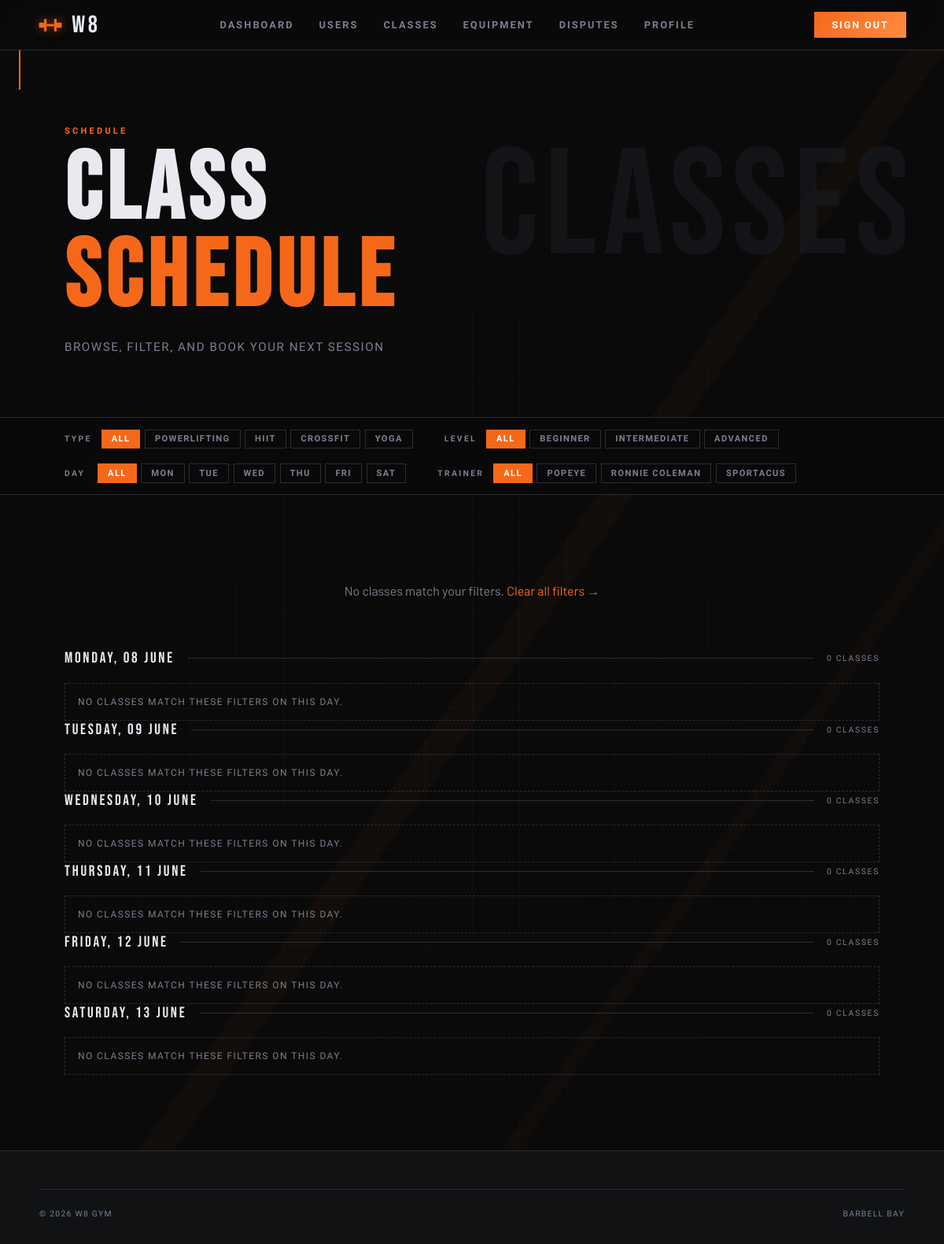
Page /pages/classes.php (signed in) on the earlier database version.
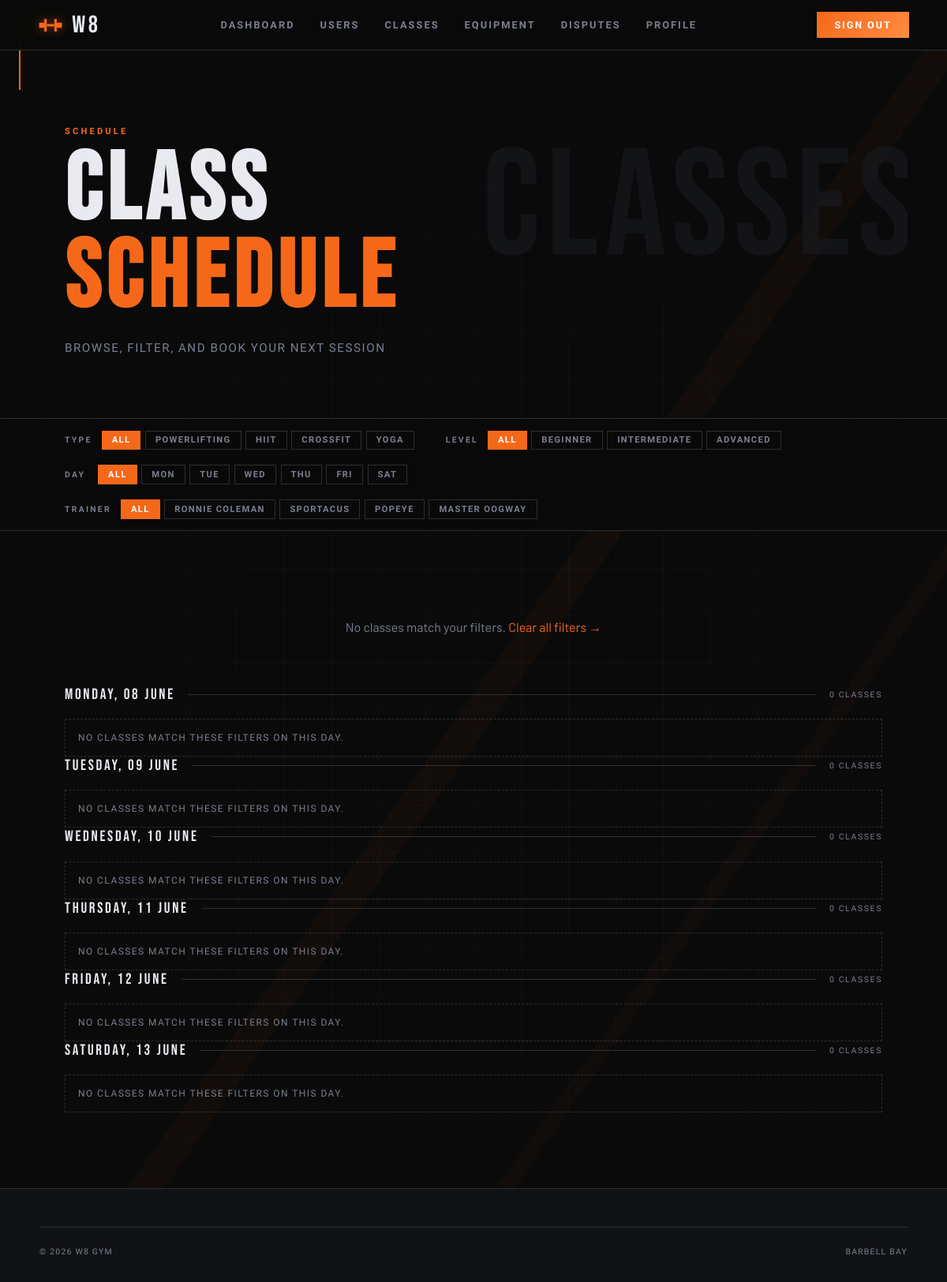
Same page on the later database version.
### tables this page shows
CREATE TABLE users (
  id             INTEGER PRIMARY KEY AUTOINCREMENT,
  username       TEXT    NOT NULL UNIQUE,
  email          TEXT    NOT NULL UNIQUE,
  password_hash  TEXT    NOT NULL,
  first_name     TEXT    NOT NULL,
  last_name      TEXT    NOT NULL,
  phone          TEXT    DEFAULT NULL,
  date_of_birth  TEXT    DEFAULT NULL,   -- ISO-8601: YYYY-MM-DD
  photo_path     TEXT    DEFAULT NULL,   -- stored relative path
  role           TEXT    NOT NULL DEFAULT 'member'
                         CHECK (role IN ('member','trainer','admin')),
  is_active      INTEGER NOT NULL DEFAULT 1,
  created_at     TEXT    NOT NULL DEFAULT (datetime('now')),
  updated_at     TEXT    NOT NULL DEFAULT (datetime('now'))
  -- NOTE: update updated_at via UPDATE trigger or in application code
);

### pages/classes.php (the view, shortened to what the changed rows need)
<?php
$db    = get_db();
function ensure_demo_weekly_schedule(PDO $db): void {
    $trainers = [
        'ronniec' => ['email' => 'ronnie@w8gym.com', 'first' => 'Ronnie', 'last' => 'Coleman', 'phone' => '555-1001', 'photo' => 'images/ronnie.jpg', 'specialty' => 'strength', 'bio' => '8 time Mr. Olympia, now focused on strength training.', 'certs' => 'Strength coaching, powerlifting technique, contest prep', 'years' => 8],
        'sportacus' => ['email' => 'sportacus@w8gym.com', 'first' => 'Sportacus', 'last' => '', 'phone' => '555-1002', 'photo' => 'images/sportacus.jpg', 'specialty' => 'cardio', 'bio' => 'Aerobics world champion focused on performance and conditioning.', 'certs' => 'HIIT coaching, mobility, athletic conditioning', 'years' => 10],
        'popeye' => ['email' => 'popeye@w8gym.com', 'first' => 'Popeye', 'last' => '', 'phone' => '555-1003', 'photo' => 'images/popeye.jpg', 'specialty' => 'crossfit', 'bio' => 'Specialist in movement quality and injury prevention.', 'certs' => 'CrossFit L2, Olympic lifting, movement screening', 'years' => 6],
        'oogway' => ['email' => 'oogway@w8gym.com', 'first' => 'Master', 'last' => 'Oogway', 'phone' => '555-1004', 'photo' => 'images/oogway.jpg', 'specialty' => 'yoga', 'bio' => 'Yoga instructor focused on recovery, breathwork and relaxation.', 'certs' => 'RYT-200, recovery coaching, breathwork', 'years' => 12],
    ];
}
function selected_values(string $param, array $allowed): array {
    $raw = $_GET[$param] ?? '';
    if (is_array($raw)) {
        $parts = $raw;
    } else {
        $parts = explode(',', (string)$raw);
    }
    $values = [];
    foreach ($parts as $value) {
        $value = trim((string)$value);
    }
    return array_values(array_unique($values));
}
function selected_int_values(string $param, array $allowed): array {
    $raw = $_GET[$param] ?? '';
    if (is_array($raw)) {
        $parts = $raw;
    } else {
        $parts = explode(',', (string)$raw);
    }
    $values = [];
    foreach ($parts as $value) {
        $value = (int)$value;
    }
    return array_values(array_unique($values));
}
function add_in_filter(array &$where, array &$params, string $column, array $values): void {
    if (!$values) return;
}
$valid_types = ['powerlifting', 'hiit', 'crossfit', 'yoga'];
$valid_levels = ['beginner', 'intermediate', 'advanced'];
$filter_types = selected_values('type', $valid_types);
$filter_levels = selected_values('level', $valid_levels);
$trainers = $db->query(
    'SELECT u.id, u.first_name, u.last_name FROM users u
     JOIN classes c ON c.trainer_id = u.id
     WHERE u.role = "trainer" AND u.is_active = 1 AND c.is_active = 1
     GROUP BY u.id
     ORDER BY CASE u.username
                WHEN "ronniec" THEN 1
                WHEN "sportacus" THEN 2
                WHEN "popeye" THEN 3
                WHEN "oogway" THEN 4
                ELSE 5
              END,
              u.first_name'
)->fetchAll();
$valid_trainer_ids = array_map(static fn($t) => (int)$t['id'], $trainers);
$filter_trainers = selected_int_values('trainer', $valid_trainer_ids);
$week_start_ts = strtotime('monday next week');
$week_end_ts = strtotime('+7 days', $week_start_ts);
$week_start = date('Y-m-d 00:00:00', $week_start_ts);
$week_end = date('Y-m-d 00:00:00', $week_end_ts);
$where  = ['cs.scheduled_at >= ?', 'cs.scheduled_at < ?', 'cs.status = "scheduled"', 'c.is_active = 1'];
$params = [$week_start, $week_end];
add_in_filter($where, $params, 'c.type', $filter_types);
add_in_filter($where, $params, 'c.level', $filter_levels);
add_in_filter($where, $params, 'c.trainer_id', $filter_trainers);
$week_days = [];
foreach (['mon', 'tue', 'wed', 'thu', 'fri', 'sat'] as $offset => $key) {
    $date = date('Y-m-d', strtotime('+' . $offset . ' days', $week_start_ts));
    $week_days[$key] = [
        'date' => $date,
        'label' => date('l, d F', strtotime($date)),
        'sessions' => [],
    ];
}
function is_active_filter(string $param, string $value): string {
    $allowed = [
        'type' => ['powerlifting', 'hiit', 'crossfit', 'yoga'],
        'level' => ['beginner', 'intermediate', 'advanced'],
        'day' => ['mon', 'tue', 'wed', 'thu', 'fri', 'sat'],
    ];
    $selected = selected_values($param, $allowed[$param] ?? []);
    return ($value === 'all' ? empty($selected) : in_array($value, $selected, true)) ? 'chip--active' : '';
}
function is_active_trainer_filter(int $trainer_id): string {
    global $valid_trainer_ids;
    $selected = selected_int_values('trainer', $valid_trainer_ids);
    return in_array($trainer_id, $selected, true) ? 'chip--active' : '';
}
function filter_url(array $overrides): string {
    $params = array_merge($_GET, $overrides);
    foreach ($params as $k => $v) {
        if ($v === 'all' || $v === '' || $v === '0' || $v === 0) unset($params[$k]);
    }
    return 'classes.php' . ($params ? '?' . http_build_query($params) : '');
}
function toggle_filter_url(string $param, string $value): string {
    $allowed = [
        'type' => ['powerlifting', 'hiit', 'crossfit', 'yoga'],
        'level' => ['beginner', 'intermediate', 'advanced'],
        'day' => ['mon', 'tue', 'wed', 'thu', 'fri', 'sat'],
    ];
    $selected = selected_values($param, $allowed[$param] ?? []);
    if (in_array($value, $selected, true)) {
        $selected = array_values(array_diff($selected, [$value]));
    } else {
        $selected[] = $value;
    }
    return filter_url([$param => $selected ? implode(',', $selected) : 'all']);
}
function toggle_trainer_url(int $trainer_id): string {
    global $valid_trainer_ids;
    $selected = selected_int_values('trainer', $valid_trainer_ids);
    if (in_array($trainer_id, $selected, true)) {
        $selected = array_values(array_diff($selected, [$trainer_id]));
    } else {
        $selected[] = $trainer_id;
    }
    return filter_url(['trainer' => $selected ? implode(',', $selected) : 0]);
}
?>
<!DOCTYPE html>
<html lang="en">
<head>
  <link rel="stylesheet" href="../css/base.css">
  <link rel="stylesheet" href="../css/components.css">
  <link rel="stylesheet" href="../css/classes.css">
</head>
<body>
  <main>
    <header class="page-header">
      <div class="page-header__inner">
        <h1 class="page-header__title">Class<br><span>Schedule</span></h1>
      </div>
    </header>
    <section class="filters-bar">
      <div class="filters-bar__inner">
        <div class="filter-group">
          <div class="filter-chips">
            <a href="<?= filter_url(['day'=>'all']) ?>" class="chip <?= is_active_filter('day','all') ?>">All</a>
            <?php foreach (['mon'=>'Mon','tue'=>'Tue','wed'=>'Wed','thu'=>'Thu','fri'=>'Fri','sat'=>'Sat'] as $k=>$v): ?>
            <a href="<?= toggle_filter_url('day',$k) ?>" class="chip <?= is_active_filter('day',$k) ?>"><?= $v ?></a>
            <?php endforeach; ?>
          </div>
        </div>
        <?php if ($trainers): ?>
        <div class="filter-group">
          <div class="filter-chips">
            <a href="<?= filter_url(['trainer'=>0]) ?>" class="chip <?= empty($filter_trainers) ? 'chip--active' : '' ?>">All</a>
            <?php foreach ($trainers as $t): ?>
            <a href="<?= toggle_trainer_url((int)$t['id']) ?>" class="chip <?= is_active_trainer_filter((int)$t['id']) ?>">
              <?= htmlspecialchars(trim($t['first_name'] . ' ' . $t['last_name']), ENT_QUOTES, 'UTF-8') ?>
            </a>
            <?php endforeach; ?>
          </div>
        </div>
        <?php endif; ?>
      </div>
    </section>
    <section class="sched-layout">
      <div class="inner" style="padding-top:3rem;padding-bottom:6rem;">
        <?php foreach ($week_days as $day): ?>
        <?php $day_sessions = $day['sessions']; ?>
        <section class="day-block">
          <div class="day-label">
            <span class="day-label__name"><?= htmlspecialchars($day['label'], ENT_QUOTES, 'UTF-8') ?></span>
            <div class="day-label__line"></div>
            <span class="day-label__count"><?= count($day_sessions) ?> class<?= count($day_sessions) != 1 ? 'es' : '' ?></span>
          </div>
          <?php if (empty($day_sessions)): ?>
          <p class="day-empty">No classes match these filters on this day.</p>
          <?php endif; ?>
        </section>
        <?php endforeach; ?>
      </div>
    </section>
  </main>
</body>
</html>

Differences in the rows shown:
changed users "POPEYE": moves down the list
now on this page (row edited): users: first_name+last_name "MASTER OOGWAY"
